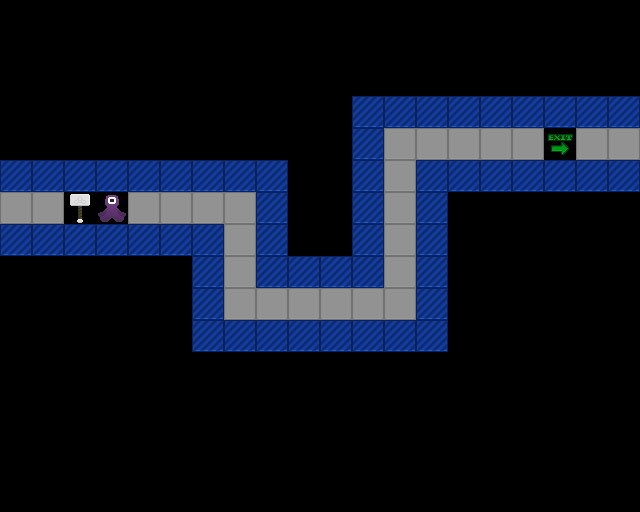

A level layout from a 2D game, rendered from its tile map. Below: a short description, then the map file with its tile-grid data intact:
An orthogonal 20x16 tile map with 32x32 px tiles, 1 tile layer (Tile Layer 1).

<map version="1.5" tiledversion="1.7.0" orientation="orthogonal" renderorder="right-down" width="20" height="16" tilewidth="32" tileheight="32" infinite="0" nextlayerid="2" nextobjectid="1">
 <tileset firstgid="1" source="project-mjolnir.tsx" />
 <layer id="1" name="Tile Layer 1" width="20" height="16">
  <data encoding="csv">
0,0,0,0,0,0,0,0,0,0,0,0,0,0,0,0,0,0,0,0,
0,0,0,0,0,0,0,0,0,0,0,0,0,0,0,0,0,0,0,0,
0,0,0,0,0,0,0,0,0,0,0,0,0,0,0,0,0,0,0,0,
0,0,0,0,0,0,0,0,0,0,0,4,4,4,4,4,4,4,4,4,
0,0,0,0,0,0,0,0,0,0,0,4,3,3,3,3,3,18,3,3,
4,4,4,4,4,4,4,4,4,0,0,4,3,4,4,4,4,4,4,4,
3,3,48,50,3,3,3,3,4,0,0,4,3,4,0,0,0,0,0,0,
4,4,4,4,4,4,4,3,4,0,0,4,3,4,0,0,0,0,0,0,
0,0,0,0,0,0,4,3,4,4,4,4,3,4,0,0,0,0,0,0,
0,0,0,0,0,0,4,3,3,3,3,3,3,4,0,0,0,0,0,0,
0,0,0,0,0,0,4,4,4,4,4,4,4,4,0,0,0,0,0,0,
0,0,0,0,0,0,0,0,0,0,0,0,0,0,0,0,0,0,0,0,
0,0,0,0,0,0,0,0,0,0,0,0,0,0,0,0,0,0,0,0,
0,0,0,0,0,0,0,0,0,0,0,0,0,0,0,0,0,0,0,0,
0,0,0,0,0,0,0,0,0,0,0,0,0,0,0,0,0,0,0,0,
0,0,0,0,0,0,0,0,0,0,0,0,0,0,0,0,0,0,0,0
</data>
 </layer>
</map>
